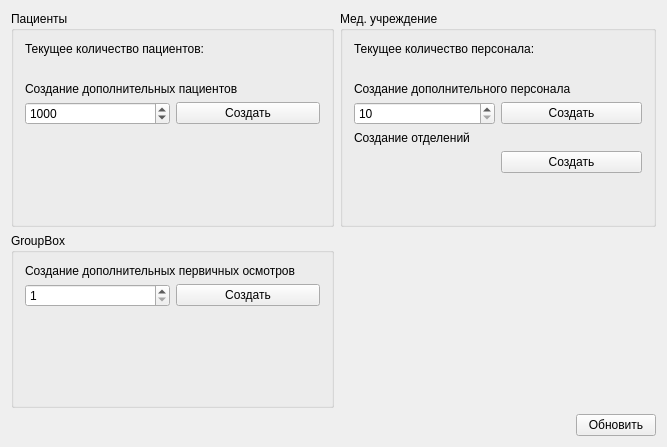
<?xml version="1.0" encoding="UTF-8"?>
<ui version="4.0">
 <class>MainDummyDatabaseWidget</class>
 <widget class="QWidget" name="MainDummyDatabaseWidget">
  <property name="geometry">
   <rect>
    <x>0</x>
    <y>0</y>
    <width>667</width>
    <height>447</height>
   </rect>
  </property>
  <property name="windowTitle">
   <string>MainWindow</string>
  </property>
  <layout class="QGridLayout" name="gridLayout">
   <item row="0" column="0">
    <widget class="QGroupBox" name="groupBox">
     <property name="title">
      <string>Пациенты</string>
     </property>
     <layout class="QGridLayout" name="gridLayout_2">
      <item row="0" column="0" colspan="2">
       <widget class="QLabel" name="label">
        <property name="text">
         <string>Текущее количество пациентов:</string>
        </property>
        <property name="wordWrap">
         <bool>true</bool>
        </property>
       </widget>
      </item>
      <item row="1" column="0" colspan="2">
       <widget class="QLabel" name="m_patientsCount">
        <property name="text">
         <string/>
        </property>
       </widget>
      </item>
      <item row="2" column="0" colspan="2">
       <widget class="QLabel" name="label_3">
        <property name="text">
         <string>Создание дополнительных пациентов</string>
        </property>
        <property name="wordWrap">
         <bool>true</bool>
        </property>
       </widget>
      </item>
      <item row="3" column="0">
       <widget class="QSpinBox" name="m_createPatientsCount">
        <property name="minimum">
         <number>1</number>
        </property>
        <property name="maximum">
         <number>100000</number>
        </property>
        <property name="singleStep">
         <number>100</number>
        </property>
        <property name="value">
         <number>1000</number>
        </property>
       </widget>
      </item>
      <item row="3" column="1">
       <widget class="QPushButton" name="m_createPatients">
        <property name="text">
         <string>Создать</string>
        </property>
       </widget>
      </item>
      <item row="4" column="0" colspan="2">
       <spacer name="verticalSpacer">
        <property name="orientation">
         <enum>Qt::Vertical</enum>
        </property>
        <property name="sizeHint" stdset="0">
         <size>
          <width>20</width>
          <height>40</height>
         </size>
        </property>
       </spacer>
      </item>
     </layout>
    </widget>
   </item>
   <item row="0" column="1">
    <widget class="QGroupBox" name="groupBox_2">
     <property name="title">
      <string>Мед. учреждение</string>
     </property>
     <layout class="QGridLayout" name="gridLayout_3">
      <item row="2" column="0" colspan="2">
       <widget class="QLabel" name="label_2">
        <property name="text">
         <string>Создание дополнительного персонала</string>
        </property>
        <property name="wordWrap">
         <bool>true</bool>
        </property>
       </widget>
      </item>
      <item row="3" column="0">
       <widget class="QSpinBox" name="m_createStaffCount">
        <property name="minimum">
         <number>10</number>
        </property>
        <property name="maximum">
         <number>25</number>
        </property>
       </widget>
      </item>
      <item row="3" column="1">
       <widget class="QPushButton" name="m_createStaff">
        <property name="text">
         <string>Создать</string>
        </property>
       </widget>
      </item>
      <item row="4" column="0" colspan="2">
       <widget class="QLabel" name="label_4">
        <property name="text">
         <string>Создание отделений</string>
        </property>
       </widget>
      </item>
      <item row="5" column="1">
       <widget class="QPushButton" name="m_createDepartments">
        <property name="text">
         <string>Создать</string>
        </property>
       </widget>
      </item>
      <item row="0" column="0" colspan="2">
       <widget class="QLabel" name="label_5">
        <property name="text">
         <string>Текущее количество персонала:</string>
        </property>
        <property name="wordWrap">
         <bool>true</bool>
        </property>
       </widget>
      </item>
      <item row="1" column="0" colspan="2">
       <widget class="QLabel" name="m_staffCount">
        <property name="text">
         <string/>
        </property>
       </widget>
      </item>
      <item row="6" column="0" colspan="2">
       <spacer name="verticalSpacer_2">
        <property name="orientation">
         <enum>Qt::Vertical</enum>
        </property>
        <property name="sizeHint" stdset="0">
         <size>
          <width>20</width>
          <height>40</height>
         </size>
        </property>
       </spacer>
      </item>
     </layout>
    </widget>
   </item>
   <item row="2" column="0" colspan="2">
    <layout class="QHBoxLayout" name="horizontalLayout">
     <item>
      <spacer name="horizontalSpacer">
       <property name="orientation">
        <enum>Qt::Horizontal</enum>
       </property>
       <property name="sizeHint" stdset="0">
        <size>
         <width>40</width>
         <height>20</height>
        </size>
       </property>
      </spacer>
     </item>
     <item>
      <widget class="QPushButton" name="m_updateInformation">
       <property name="text">
        <string>Обновить</string>
       </property>
      </widget>
     </item>
    </layout>
   </item>
   <item row="1" column="0">
    <widget class="QGroupBox" name="groupBox_3">
     <property name="title">
      <string>GroupBox</string>
     </property>
     <layout class="QGridLayout" name="gridLayout_4">
      <item row="0" column="0" colspan="2">
       <widget class="QLabel" name="label_6">
        <property name="text">
         <string>Создание дополнительных первичных осмотров</string>
        </property>
        <property name="wordWrap">
         <bool>true</bool>
        </property>
       </widget>
      </item>
      <item row="2" column="0" colspan="2">
       <spacer name="verticalSpacer_3">
        <property name="orientation">
         <enum>Qt::Vertical</enum>
        </property>
        <property name="sizeHint" stdset="0">
         <size>
          <width>295</width>
          <height>40</height>
         </size>
        </property>
       </spacer>
      </item>
      <item row="1" column="1">
       <widget class="QPushButton" name="m_createExaminations">
        <property name="text">
         <string>Создать</string>
        </property>
       </widget>
      </item>
      <item row="1" column="0">
       <widget class="QSpinBox" name="m_createExaminationsCount">
        <property name="minimum">
         <number>1</number>
        </property>
        <property name="maximum">
         <number>10</number>
        </property>
       </widget>
      </item>
     </layout>
    </widget>
   </item>
  </layout>
 </widget>
 <layoutdefault spacing="6" margin="11"/>
 <resources/>
 <connections/>
</ui>
